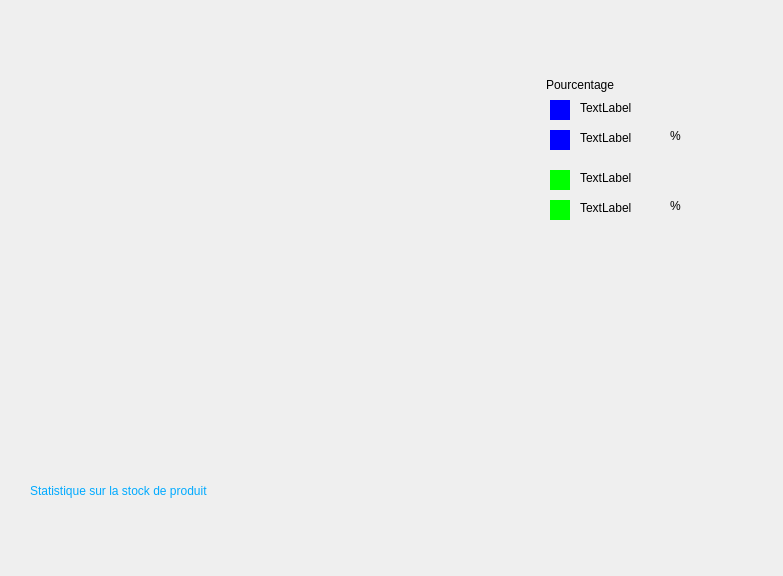
<?xml version="1.0" encoding="UTF-8"?>
<ui version="4.0">
 <class>statis</class>
 <widget class="QDialog" name="statis">
  <property name="geometry">
   <rect>
    <x>0</x>
    <y>0</y>
    <width>783</width>
    <height>576</height>
   </rect>
  </property>
  <property name="windowTitle">
   <string>Dialog</string>
  </property>
  <widget class="QLabel" name="label">
   <property name="geometry">
    <rect>
     <x>546</x>
     <y>69</y>
     <width>131</width>
     <height>31</height>
    </rect>
   </property>
   <property name="styleSheet">
    <string notr="true">font: 75 italic 14pt &quot;Arial&quot;;</string>
   </property>
   <property name="text">
    <string>Pourcentage</string>
   </property>
  </widget>
  <widget class="QLabel" name="label_3">
   <property name="geometry">
    <rect>
     <x>580</x>
     <y>130</y>
     <width>101</width>
     <height>16</height>
    </rect>
   </property>
   <property name="styleSheet">
    <string notr="true">font: 12pt &quot;MS Shell Dlg 2&quot;;</string>
   </property>
   <property name="text">
    <string>TextLabel</string>
   </property>
  </widget>
  <widget class="QWidget" name="widget_3" native="true">
   <property name="geometry">
    <rect>
     <x>550</x>
     <y>170</y>
     <width>20</width>
     <height>20</height>
    </rect>
   </property>
   <property name="styleSheet">
    <string notr="true">background-color: rgb(0, 255, 0);</string>
   </property>
  </widget>
  <widget class="QWidget" name="widget_4" native="true">
   <property name="geometry">
    <rect>
     <x>550</x>
     <y>200</y>
     <width>20</width>
     <height>20</height>
    </rect>
   </property>
   <property name="styleSheet">
    <string notr="true">background-color: rgb(0, 255, 0);</string>
   </property>
  </widget>
  <widget class="QLabel" name="label_5">
   <property name="geometry">
    <rect>
     <x>670</x>
     <y>120</y>
     <width>71</width>
     <height>31</height>
    </rect>
   </property>
   <property name="text">
    <string>%</string>
   </property>
  </widget>
  <widget class="QLabel" name="label_6">
   <property name="geometry">
    <rect>
     <x>580</x>
     <y>200</y>
     <width>101</width>
     <height>16</height>
    </rect>
   </property>
   <property name="styleSheet">
    <string notr="true">font: 12pt &quot;MS Shell Dlg 2&quot;;</string>
   </property>
   <property name="text">
    <string>TextLabel</string>
   </property>
  </widget>
  <widget class="QLabel" name="label_8">
   <property name="geometry">
    <rect>
     <x>30</x>
     <y>470</y>
     <width>461</width>
     <height>41</height>
    </rect>
   </property>
   <property name="styleSheet">
    <string notr="true">font: 18pt &quot;MS Shell Dlg 2&quot;;
color: rgb(0, 170, 255);</string>
   </property>
   <property name="text">
    <string>Statistique sur la stock de produit</string>
   </property>
  </widget>
  <widget class="QWidget" name="widget" native="true">
   <property name="geometry">
    <rect>
     <x>550</x>
     <y>100</y>
     <width>20</width>
     <height>20</height>
    </rect>
   </property>
   <property name="styleSheet">
    <string notr="true">background-color: rgb(0, 0, 255);</string>
   </property>
  </widget>
  <widget class="QLabel" name="label_4">
   <property name="geometry">
    <rect>
     <x>580</x>
     <y>170</y>
     <width>131</width>
     <height>16</height>
    </rect>
   </property>
   <property name="styleSheet">
    <string notr="true">font: 12pt &quot;MS Shell Dlg 2&quot;;</string>
   </property>
   <property name="text">
    <string>TextLabel</string>
   </property>
  </widget>
  <widget class="QLabel" name="label_7">
   <property name="geometry">
    <rect>
     <x>670</x>
     <y>190</y>
     <width>31</width>
     <height>31</height>
    </rect>
   </property>
   <property name="text">
    <string>%</string>
   </property>
  </widget>
  <widget class="QWidget" name="widget_2" native="true">
   <property name="geometry">
    <rect>
     <x>550</x>
     <y>130</y>
     <width>20</width>
     <height>20</height>
    </rect>
   </property>
   <property name="styleSheet">
    <string notr="true">background-color: rgb(0, 0, 255);</string>
   </property>
  </widget>
  <widget class="QLabel" name="label_2">
   <property name="geometry">
    <rect>
     <x>580</x>
     <y>100</y>
     <width>111</width>
     <height>16</height>
    </rect>
   </property>
   <property name="styleSheet">
    <string notr="true">font: 12pt &quot;MS Shell Dlg 2&quot;;</string>
   </property>
   <property name="text">
    <string>TextLabel</string>
   </property>
  </widget>
 </widget>
 <resources/>
 <connections/>
</ui>
